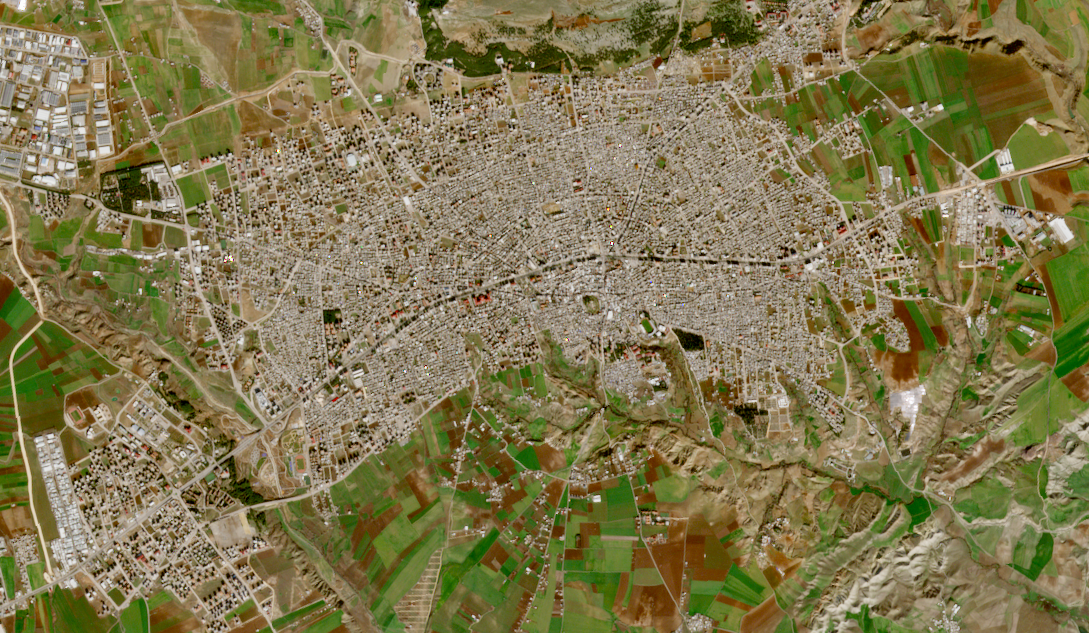
#> input picture Deneme/Image/before.png, 1089 x 633 px
$ python Deneme11.py
#> lines starting #> are read from the running program, lines starting #| are printed output that depends on the picture
from PIL import Image, ImageOps
import numpy as np

image1 = Image.open("../Deneme/Image/before.png").convert("L")
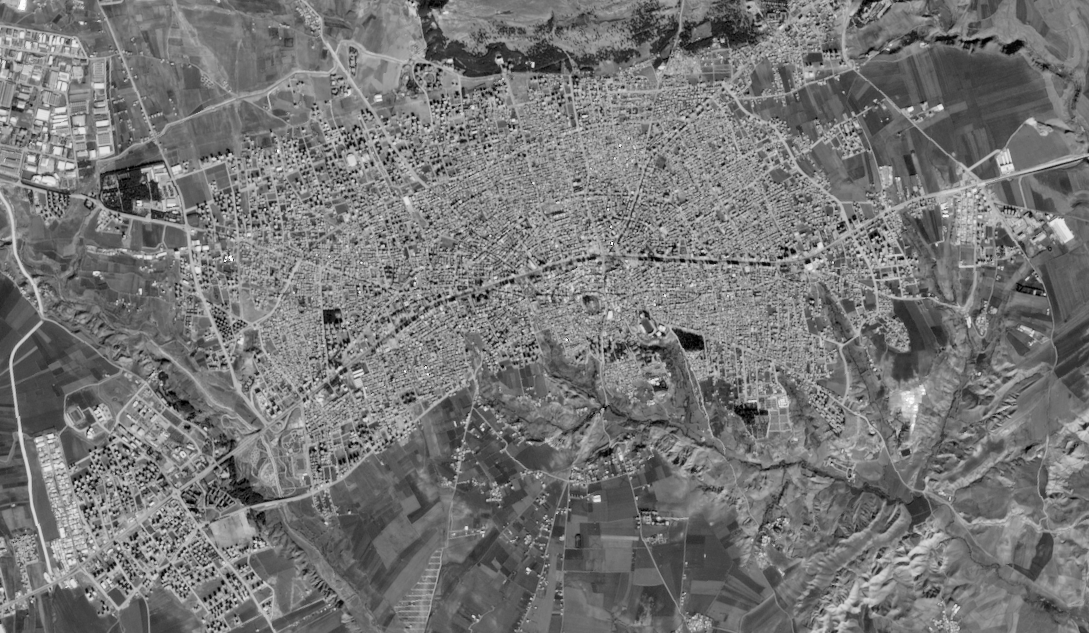
#> image1: PIL image 1089x633 L; min 0, max 253, mean 117.4
image_array = np.array(image1)

normalized_image = (image_array - np.min(image_array)) / (np.max(image_array) - np.min(image_array))
normalized_image = (normalized_image * 255).astype(np.uint8)
normalized_image = Image.fromarray(normalized_image)

img1 = ImageOps.equalize(normalized_image)
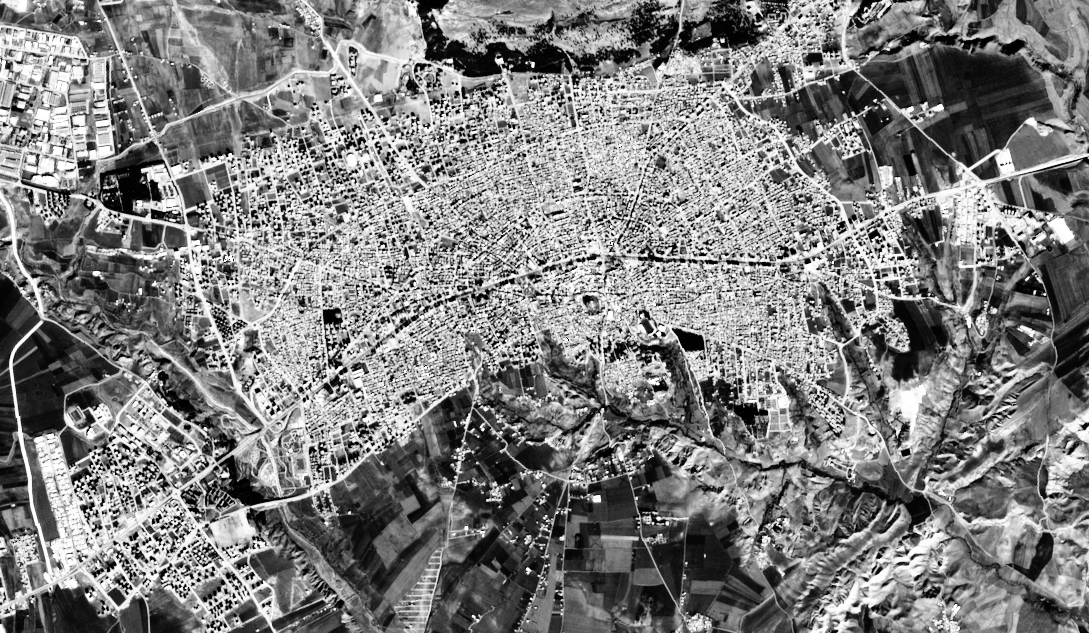
#> img1: PIL image 1089x633 L; min 0, max 255, mean 126.5

normalized_image.save("Output/Deneme11_before_1.png")
img1.save("Output/Deneme11_before_2.png")
